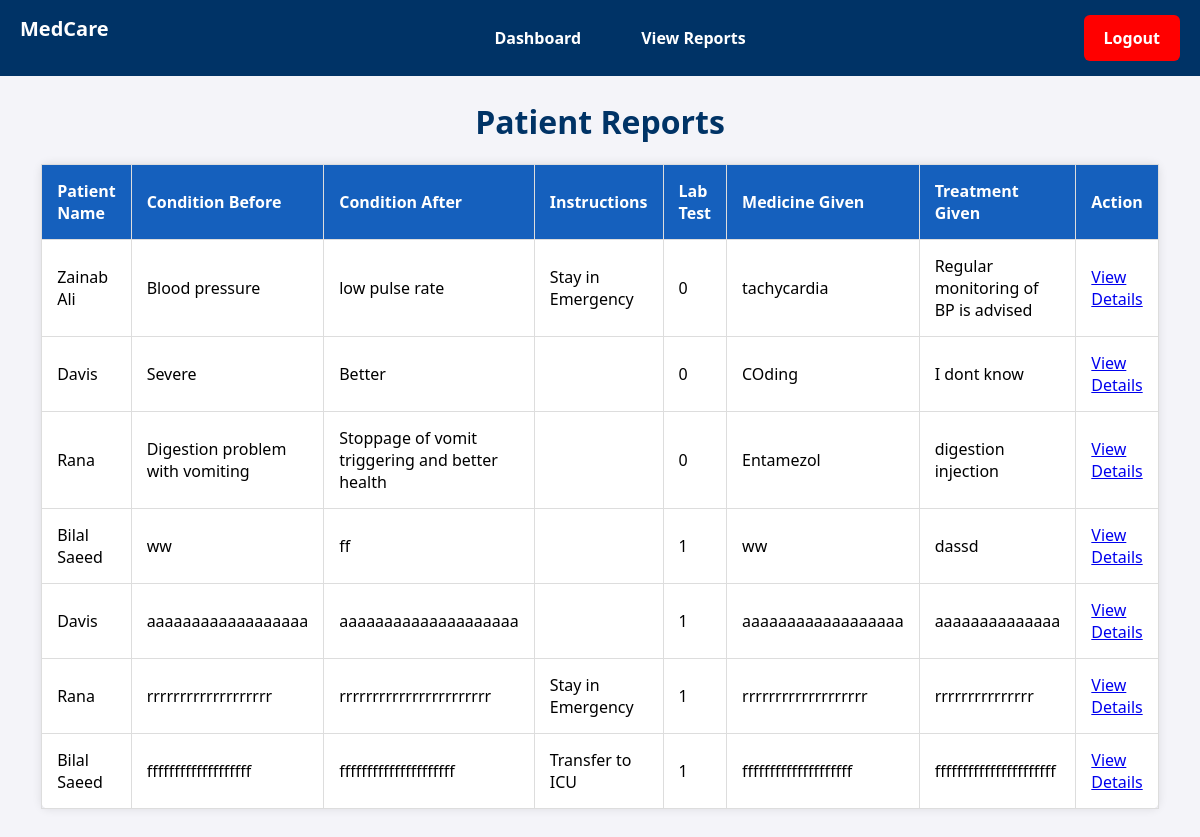
The app's page /viewReports.php with its own data.
### tables this page shows
CREATE TABLE `patient_report` (
  `rep_id` int(11) NOT NULL,
  `cnd_before` varchar(50) DEFAULT NULL,
  `cnd_after` varchar(50) DEFAULT NULL,
  `pat_id` int(11) DEFAULT NULL,
  `doc_id` int(11) DEFAULT NULL,
  `instructions` varchar(100) DEFAULT NULL,
  `lab_test` tinyint(1) DEFAULT 0,
  `medicine_given` varchar(150) DEFAULT NULL,
  `treatment_given` varchar(150) DEFAULT NULL,
  `report_date` timestamp NOT NULL DEFAULT current_timestamp()
);

CREATE TABLE `patient` (
  `pat_id` int(11) NOT NULL,
  `Name` varchar(30) NOT NULL,
  `Age` int(11) NOT NULL,
  `Gender` varchar(1) NOT NULL,
  `Medical_Condition` text DEFAULT NULL,
  `SSN` int(11) NOT NULL,
  `Srs_Level` varchar(50) NOT NULL,
  `Police_Case` tinyint(1) DEFAULT 0
);

### viewReports.php (the view, shortened to what this page needs)
<?php
require 'connection.php';
$sql_reports = "SELECT pr.*, p.Name AS patient_name FROM patient_report pr
                JOIN Patient p ON pr.pat_id = p.pat_id";
$result_reports = $conn->query($sql_reports);
$error_message = '';
?>
<!DOCTYPE html>
<html lang="en">
<head>
</head>
<body>
<div class="navbar">
    <div class="logo">MedCare</div>
    <div class="menu">
        <a href="admin.php">Dashboard</a>
        <a href="viewReports.php">View Reports</a>
    </div>
    <a href="logout.php" class="logout">Logout</a>
</div>
<div class="container">
    <h1>Patient Reports</h1>
    <?php if ($error_message): ?>
        <div class="error"><?php echo $error_message; ?></div>
    <?php else: ?>
       <table>
    <thead>
        <tr>
            <th>Patient Name</th>
            <th>Condition Before</th>
            <th>Condition After</th>
            <th>Instructions</th>
            <th>Lab Test</th>
            <th>Medicine Given</th>
            <th>Treatment Given</th>
            <th>Action</th>
        </tr>
    </thead>
    <tbody>
        <?php while ($row = $result_reports->fetch_assoc()): ?>
            <tr>
                <td><?php echo $row['patient_name']; ?></td>
                <td><?php echo $row['cnd_before']; ?></td>
                <td><?php echo $row['cnd_after']; ?></td>
                <td><?php echo $row['instructions']; ?></td>
                <td><?php echo $row['lab_test']; ?></td>
                <td><?php echo $row['medicine_given']; ?></td>
                <td><?php echo $row['treatment_given']; ?></td>
                <td>
                    <a href="viewPatientReport.php?rep_id=<?php echo $row['rep_id']; ?>">View Details</a>
                </td>
            </tr>
        <?php endwhile; ?>
    </tbody>
</table>
    <?php endif; ?>
</div>
</body>
</html>

### viewReports.php (style rules this page uses)
body { font-family: 'Segoe UI', sans-serif; background-color: #f4f4f9; margin: 0; padding: 20px; }
h1 { text-align: center; color: #003366; }
table { width: 80%; margin: 20px auto; border-collapse: collapse; background-color: white; border-radius: 8px; box-shadow: 0 0 10px rgba(0, 0, 0, 0.1); }
th, td { padding: 15px; text-align: left; border: 1px solid #ddd; }
th { background-color: #1560BD; color: white; }
.navbar { background-color: #003366; padding: 15px 20px; display: flex; justify-content: center; position: fixed; top: 0; left: 0; right: 0; z-index: 10; width: 100%; }
.navbar .logo { position: absolute; left: 20px; font-size: 20px; font-weight: bold; color: white; }
.navbar .menu { display: flex; gap: 20px; justify-content: center; width: 100%; }
.navbar .menu a { color: white; text-decoration: none; padding: 12px 20px; font-size: 16px; font-weight: bold; border-radius: 6px; transition: all 0.3s ease; position: relative; }
.navbar .menu a::after { content: ''; position: absolute; width: 0%; height: 3px; bottom: 0; left: 50%; background: white; border-radius: 2px; transition: all 0.4s ease-in-out; transform: translateX(-50%); }
.navbar .logout { position: absolute; right: 60px; color: white; font-weight: bold; padding: 12px 20px; border-radius: 6px; transition: background-color 0.3s ease; font-size: 16px; text-decoration: none; background-color: red; }
.navbar .logout::after { content: ''; position: absolute; width: 0%; height: 3px; bottom: 0; left: 50%; background: white; border-radius: 2px; transition: all 0.4s ease-in-out; transform: translateX(-50%); }
.container { margin-top: 80px; }

### records on screen
patient_report: pat.Name "Zainab Ali", cnd_before "Blood pressure", cnd_after "low pulse rate", instructions "Stay in Emergency", lab_test "0", medicine_given "tachycardia", treatment_given "Regular monitoring of BP is advised"
patient_report: pat.Name "Davis", cnd_before "Severe", cnd_after "Better", lab_test "0", medicine_given "COding", treatment_given "I dont know"
patient_report: pat.Name "Rana", cnd_before "Digestion problem with vomiting", cnd_after "Stoppage of vomit triggering and better health", lab_test "0", medicine_given "Entamezol", treatment_given "digestion injection"
patient_report: pat.Name "Bilal Saeed", cnd_before "ww", cnd_after "ff", lab_test "1", medicine_given "ww", treatment_given "dassd"
patient_report: pat.Name "Davis", cnd_before "aaaaaaaaaaaaaaaaaa", cnd_after "aaaaaaaaaaaaaaaaaaaa", lab_test "1", medicine_given "aaaaaaaaaaaaaaaaaa", treatment_given "aaaaaaaaaaaaaa"
patient_report: pat.Name "Rana", cnd_before "rrrrrrrrrrrrrrrrrrr", cnd_after "rrrrrrrrrrrrrrrrrrrrrrr", instructions "Stay in Emergency", lab_test "1", medicine_given "rrrrrrrrrrrrrrrrrrr", treatment_given "rrrrrrrrrrrrrrr"
patient_report: pat.Name "Bilal Saeed", cnd_before "fffffffffffffffffff", cnd_after "fffffffffffffffffffff", instructions "Transfer to ICU", lab_test "1", medicine_given "ffffffffffffffffffff", treatment_given "ffffffffffffffffffffff"
